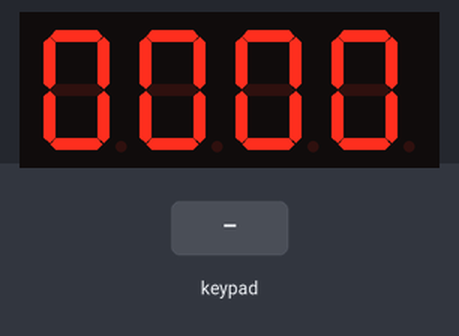
Bench run of a sketch on a simulated Arduino Uno, built with avr-gcc and run on an emulated ATmega328P. Shown: 4-digit seven-segment display. Wiring (inferred from the names in the program): 2×4 keypad with keys 1 2 3 4 5 6 7 8 (labels assumed): rows pin 10, pin 12; columns pin 19, pin 18, pin 17, pin 16; 4-digit 7-segment display, segments lit when HIGH: segments pin 1, pin 0, pin 2, pin 3, pin 4, pin 5, pin 6; digit selects pin 7, pin 8, pin 9, pin 11. Inputs (shaded band) come from the test bench. The segment pins are drawn as the display they are named for.

Above: at 1.2 s.
1.3 s: key '5' pressed
At 2.5 s:
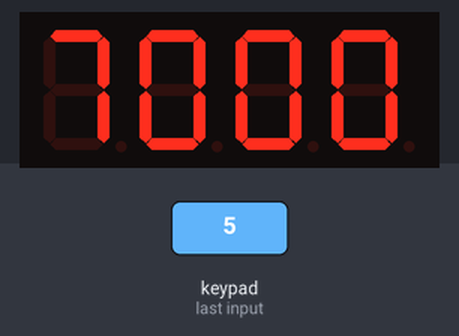
2.8 s: keypad keys 1 2 1 3 1 4 1 5 pressed 0.4 s apart
At 3.05 s:
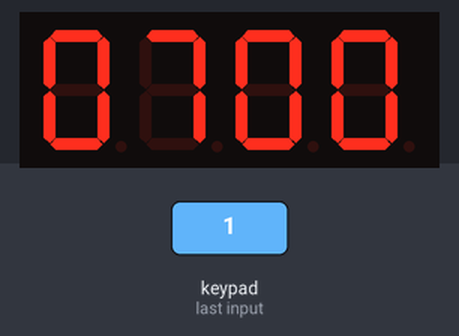
7.5 s: key '6' pressed
Timing chart, 0 to 10.5 s (numbered marks = the images above; inputs shaded):
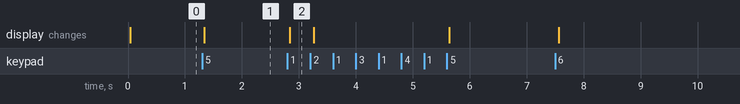

Measured:
- after the input at 1.3 s, the display: changes at once (image 1)
- after the input at 2.8 s, the display: changes at once (image 2)

The sketch:

software.ino
```cpp
#define TUBE_COUNT 5
#define DISPLAY_MAX (pow(10, TUBE_COUNT) - 1)
#define CAN_ENTER_NUMBER(reg) ((reg) * 10 < DISPLAY_MAX)

#define KEY_ROWS 4
#define KEY_COLS 4

#define PIN_E1 7
#define PIN_E2 8
#define PIN_E3 9
#define PIN_E4 10
#define PIN_E5 11

#define PIN_SA 1
#define PIN_SB 0
#define PIN_SC 2
#define PIN_SD 3
#define PIN_SE 4
#define PIN_SF 5
#define PIN_SG 6

char segmentPins[7] = {PIN_SA, PIN_SB, PIN_SC, PIN_SD, PIN_SE, PIN_SF, PIN_SG};
char enablePins[5] = {PIN_E1, PIN_E2, PIN_E3, PIN_E4, PIN_E5};

char keys[KEY_ROWS][KEY_COLS] = {
  {'7', '8', '9', '*'},
  {'4', '5', '6', '+'},
  {'1', '2', '3', '/'},
  {'0', 'C', '-', '='}
};

unsigned int digitSegments[10] = {
  0b1111110, // 0
  0b0110000, // 1
  0b1101101, // 2
  0b1111001, // 3
  0b0110011, // 4
  0b1011011, // 5
  0b1011111, // 6
  0b1110000, // 7
  0b1111111, // 8
  0b1111011  // 9
};

unsigned int errorSegments[TUBE_COUNT] = {
  0b0000101, // r
  0b0011101, // o
  0b0000101, // r
  0b0000101, // r
  0b1001111, // E
};

char currentKey = '\0';
long display = 0;

long registerA = 0;
long registerB = 0;
char mathOperator = '\0';
bool shouldClear = false;
bool error = false;

char keyRowPins[KEY_ROWS] = {12, 13, 14, 15};
char keyColPins[KEY_COLS] = {19, 18, 17, 16};

void resetCalculator() {
  resetRegisterA();
  resetRegisterB();
  resetOperator();
  resetShouldClear();
  resetError();
}

void resetRegisterA() {
  registerA = 0;
}

void resetRegisterB() {
  registerB = 0;
}

void resetOperator() {
  mathOperator = '\0';
}

void resetShouldClear() {
  shouldClear = false;
}

void resetError() {
  error = false;
}

void performCalculation() {
  if (mathOperator == '\0') {
    return;
  }

  switch (mathOperator) {
    case '+':
      registerA += registerB;
      break;

    case '-':
      registerA -= registerB;
      break;

    case '*':
      registerA *= registerB;
      break;

    case '/':
      if (registerB == 0) {
        error = true;
      } else {
        registerA /= registerB;
      }
      break;
  }

  if (registerA > DISPLAY_MAX) {
    registerA = DISPLAY_MAX;
  }

  resetRegisterB();
  resetOperator();
  shouldClear = true;
}

void readKey() {
  static bool newKeyRead = false;
  static bool canPressKey = true;
  bool keyPressed = false;

  if (newKeyRead) {
    currentKey = '\0';
    newKeyRead = false;
  }

  for (int i = 0; i < KEY_ROWS; i++) {
    digitalWrite(keyRowPins[i], LOW);

    for (int j = 0; j < KEY_COLS; j++) {
      if (digitalRead(keyColPins[j]) == LOW) {
        if (canPressKey) {
          currentKey = keys[i][j];
          newKeyRead = true;
        }
        keyPressed = true;
      }
    }

    digitalWrite(keyRowPins[i], HIGH);
  }

  canPressKey = !keyPressed;
}

long longPow(int a, int b) {
  return (long) (pow((double) a, (double) b) + 0.5);
}

void displayDigit() {
  static int currentDigit = 0;

  if (--currentDigit < 0) {
    currentDigit = TUBE_COUNT - 1;
  }

  bool negative = display < 0;

  long digit = ((long) ((negative ? -display : display) / longPow(10, currentDigit))) % 10;

  unsigned int segments = digitSegments[digit];
  if (error) {
    segments = errorSegments[currentDigit];
  }

  char currentTube = enablePins[currentDigit];

  digitalWrite(currentTube, HIGH);

  if (negative && currentDigit == TUBE_COUNT - 1) {
    digitalWrite(PIN_SG, HIGH);
  } else {
    for (char bit = 6; bit >= 0; --bit) {
      char enabled = ((segments >> bit) & 1);

      digitalWrite(segmentPins[6 - bit], enabled);
    }
  }

  delay(1);

  for (char i = 0; i < 7; i++) {
    digitalWrite(segmentPins[i], LOW);
  }

  digitalWrite(currentTube, LOW);
}

void setup() {
  for (char i = 0; i < KEY_ROWS; i++) {
    pinMode(keyRowPins[i], OUTPUT);
    digitalWrite(keyRowPins[i], HIGH);
  }

  for (char i = 0; i < KEY_COLS; i++) {
    pinMode(keyColPins[i], INPUT_PULLUP);
  }

  pinMode(PIN_E1, OUTPUT);
  pinMode(PIN_E2, OUTPUT);
  pinMode(PIN_E3, OUTPUT);
  pinMode(PIN_E4, OUTPUT);
  pinMode(PIN_E5, OUTPUT);

  pinMode(PIN_SA, OUTPUT);
  pinMode(PIN_SB, OUTPUT);
  pinMode(PIN_SC, OUTPUT);
  pinMode(PIN_SD, OUTPUT);
  pinMode(PIN_SE, OUTPUT);
  pinMode(PIN_SF, OUTPUT);
  pinMode(PIN_SG, OUTPUT);

  digitalWrite(PIN_E1, LOW);
  digitalWrite(PIN_E2, LOW);
  digitalWrite(PIN_E3, LOW);
  digitalWrite(PIN_E4, LOW);
  digitalWrite(PIN_E5, LOW);

  digitalWrite(PIN_SA, LOW);
  digitalWrite(PIN_SB, LOW);
  digitalWrite(PIN_SC, LOW);
  digitalWrite(PIN_SD, LOW);
  digitalWrite(PIN_SE, LOW);
  digitalWrite(PIN_SF, LOW);
  digitalWrite(PIN_SG, LOW);
}

void loop() {
  displayDigit();
  readKey();

  if (currentKey == '\0') {
    return;
  }

  switch (currentKey) {
    case 'C':
      resetCalculator();
      display = 0;
      break;

    case '+':
    case '-':
    case '*':
    case '/':
      performCalculation();
      display = registerA;

      mathOperator = currentKey;
      shouldClear = false;
      break;

    case '=':
      performCalculation();
      display = registerA;
      break;

    default:
      if (currentKey < '0' || currentKey > '9') {
        return;
      }

      if (shouldClear) {
        resetCalculator();
      }

      char number = currentKey - 0x30;

      if (mathOperator == '\0') {
        if (CAN_ENTER_NUMBER(registerA)) {
          registerA = registerA * 10 + number;
          display = registerA;
        }
      } else {
        if (CAN_ENTER_NUMBER(registerB)) {
          registerB = registerB * 10 + number;
          display = registerB;
        }
      }
  }
}
```
